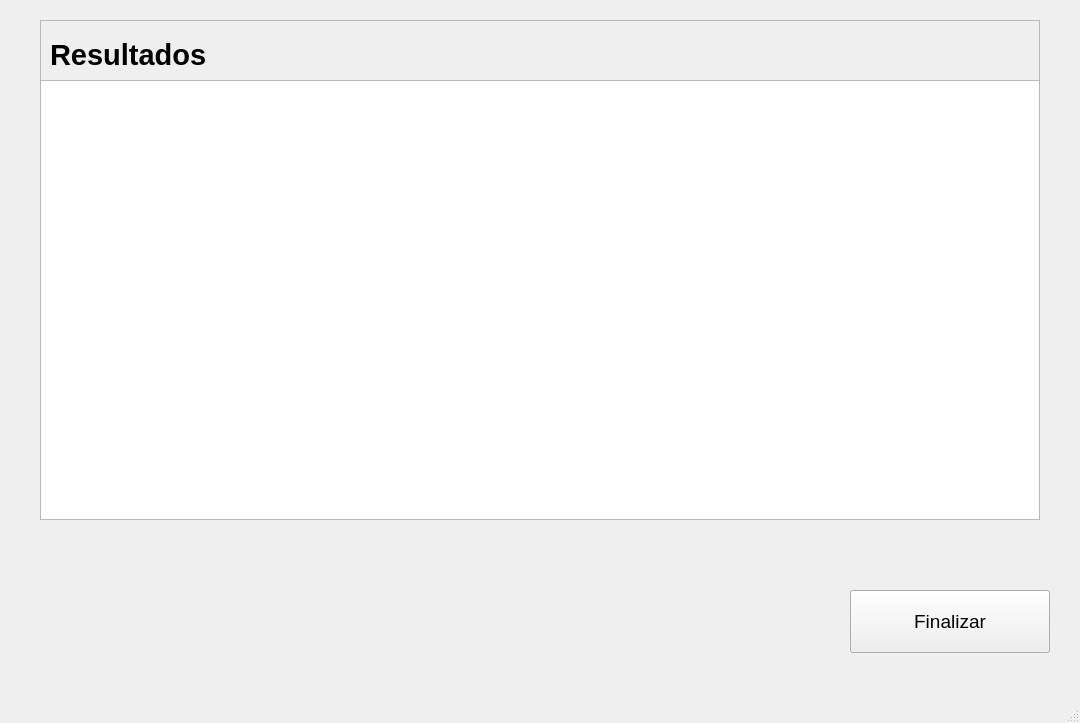
<?xml version="1.0" encoding="UTF-8"?>
<ui version="4.0">
 <class>MainWindow</class>
 <widget class="QMainWindow" name="MainWindow">
  <property name="geometry">
   <rect>
    <x>0</x>
    <y>0</y>
    <width>1080</width>
    <height>723</height>
   </rect>
  </property>
  <property name="windowTitle">
   <string>Resultados </string>
  </property>
  <widget class="QWidget" name="centralwidget">
   <widget class="QFrame" name="frame">
    <property name="geometry">
     <rect>
      <x>40</x>
      <y>20</y>
      <width>1000</width>
      <height>500</height>
     </rect>
    </property>
    <property name="autoFillBackground">
     <bool>true</bool>
    </property>
    <property name="frameShape">
     <enum>QFrame::StyledPanel</enum>
    </property>
    <property name="frameShadow">
     <enum>QFrame::Raised</enum>
    </property>
    <widget class="QLabel" name="labelCabezal">
     <property name="geometry">
      <rect>
       <x>10</x>
       <y>10</y>
       <width>500</width>
       <height>49</height>
      </rect>
     </property>
     <property name="font">
      <font>
       <pointsize>22</pointsize>
       <weight>75</weight>
       <bold>true</bold>
      </font>
     </property>
     <property name="text">
      <string>Resultados</string>
     </property>
    </widget>
    <widget class="QTextEdit" name="textEdit">
     <property name="geometry">
      <rect>
       <x>0</x>
       <y>60</y>
       <width>1000</width>
       <height>440</height>
      </rect>
     </property>
     <property name="readOnly">
      <bool>true</bool>
     </property>
    </widget>
   </widget>
   <widget class="QPushButton" name="btnFinalizar">
    <property name="geometry">
     <rect>
      <x>850</x>
      <y>590</y>
      <width>200</width>
      <height>63</height>
     </rect>
    </property>
    <property name="font">
     <font>
      <pointsize>14</pointsize>
     </font>
    </property>
    <property name="text">
     <string>Finalizar</string>
    </property>
    <property name="checkable">
     <bool>false</bool>
    </property>
   </widget>
  </widget>
  <widget class="QMenuBar" name="menubar">
   <property name="geometry">
    <rect>
     <x>0</x>
     <y>0</y>
     <width>1080</width>
     <height>21</height>
    </rect>
   </property>
  </widget>
  <widget class="QStatusBar" name="statusbar"/>
 </widget>
 <resources/>
 <connections/>
</ui>
